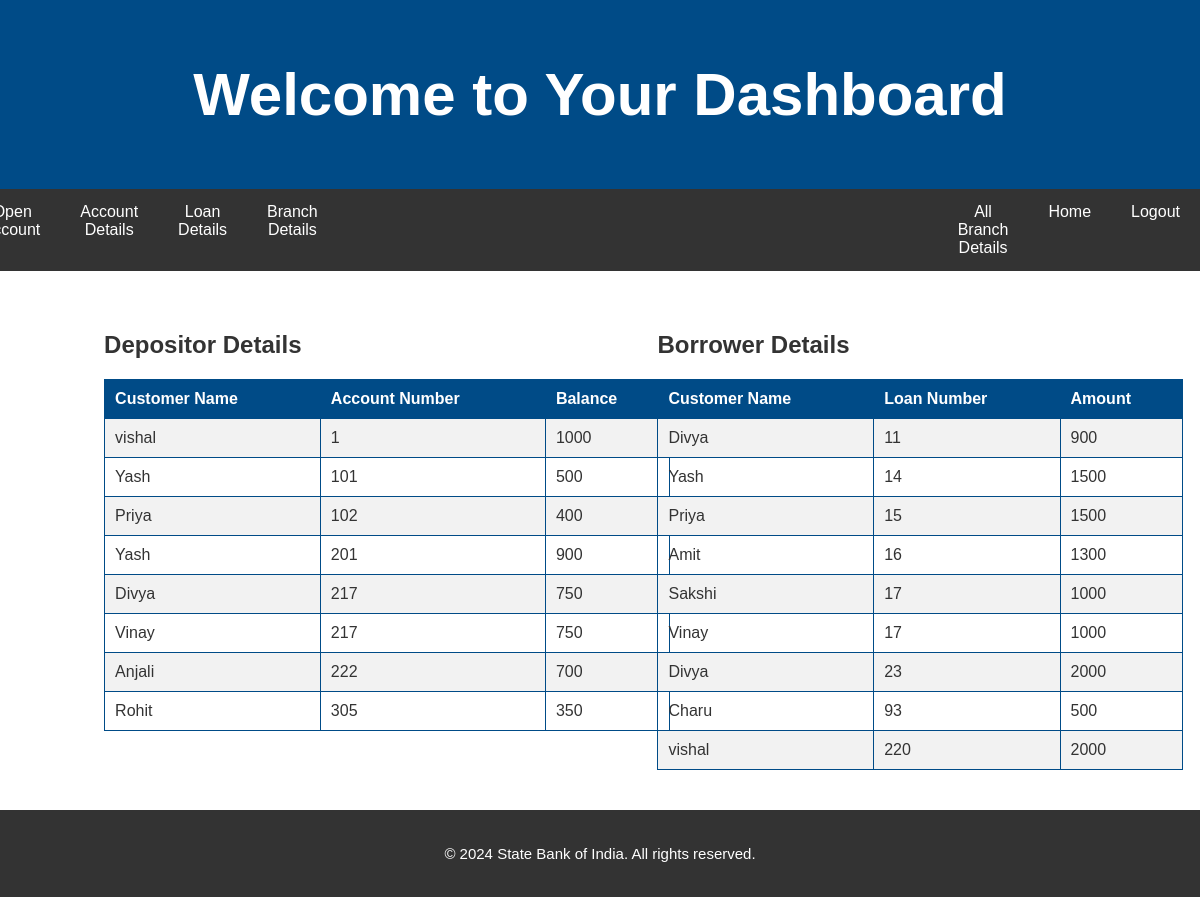
Page /dashboard.php (signed in) on the committed database.
### tables this page shows
CREATE TABLE `depositer` (
  `customer_name` varchar(15) NOT NULL,
  `account_number` int(8) NOT NULL
);

CREATE TABLE `account` (
  `account_number` int(8) NOT NULL,
  `branch_name` varchar(15) NOT NULL,
  `balance` int(8) NOT NULL,
  `DATE` date NOT NULL
);

CREATE TABLE `borrower` (
  `customer_name` varchar(15) NOT NULL,
  `loan_number` int(8) NOT NULL
);

CREATE TABLE `loan` (
  `loan_number` int(8) NOT NULL,
  `branch_name` varchar(15) NOT NULL,
  `amount` int(8) DEFAULT NULL
);

### dashboard.php (the view, shortened to what this page needs)
<?php
$link = mysqli_connect('localhost', 'root', '', '23BCS220');
$query_depositors = "SELECT depositer.customer_name, depositer.account_number, account.balance
                     FROM depositer
                     JOIN account ON depositer.account_number = account.account_number";
$result_depositors = mysqli_query($link, $query_depositors);
$query_borrowers = "SELECT borrower.customer_name, borrower.loan_number, loan.amount
                    FROM borrower
                    JOIN loan ON borrower.loan_number = loan.loan_number";
$result_borrowers = mysqli_query($link, $query_borrowers);
?>
<!DOCTYPE html>
<html lang="en">
<head>
</head>
<body>
    <header class="header">
        <h1>Welcome to Your Dashboard</h1>
    </header>
    <nav class="nav">
        <ul>
            <li><a href="https://localhost/dbms/account.php">Open account</a></li>
            <li><a href="https://localhost/dbms/view_account_details.php">Account Details</a></li>
            <li><a href="https://localhost/dbms/view_loan_details.php">Loan Details</a></li>
            <li><a href="https://localhost/dbms/view_branch_details.php">Branch Details</a></li>
            <li></li><li></li><li></li><li></li>  <li></li>  <li></li>  <li></li> <li></li> <li></li> <li></li> <li></li> <li></li> <li></li> <li></li> <li></li>
            <li><a href="https://localhost/dbms/view_all_branch_details.php">All Branch Details </a></li>
            <li><a href="https://localhost/dbms/bank2.html">Home</a></li>
            <li><a href="https://localhost/dbms/logout.php">Logout</a></li>
        </ul>
    </nav>
    <div class="container">
      <div>
        <h2 id="depositor detail">Depositor Details</h2>
        <?php if (mysqli_num_rows($result_depositors) > 0): ?>
            <table>
                <tr>
                    <th>Customer Name</th>
                    <th>Account Number</th>
                    <th>Balance</th>
                </tr>
                <?php while ($row = mysqli_fetch_assoc($result_depositors)): ?>
                <tr>
                    <td><?php echo htmlspecialchars($row['customer_name']); ?></td>
                    <td><?php echo htmlspecialchars($row['account_number']); ?></td>
                    <td><?php echo htmlspecialchars($row['balance']); ?></td>
                </tr>
                <?php endwhile; ?>
            </table>
        <?php else: ?>
            <p>No depositors found.</p>
        <?php endif; ?>
        </div>
        <br>
        <div>
        <h2 id="borrower detail">Borrower Details</h2>
        <?php if (mysqli_num_rows($result_borrowers) > 0): ?>
            <table>
                <tr>
                    <th>Customer Name</th>
                    <th>Loan Number</th>
                    <th>Amount  </th>
                </tr>
                <?php while ($row = mysqli_fetch_assoc($result_borrowers)): ?>
                <tr>
                    <td><?php echo htmlspecialchars($row['customer_name']); ?></td>
                    <td><?php echo htmlspecialchars($row['loan_number']); ?></td>
                    <td colspan="3"><?php echo htmlspecialchars($row['amount']); ?></td>
                </tr>
                <?php endwhile; ?>
            </table>
        <?php else: ?>
            <p>No borrowers found.</p>
        <?php endif; ?>
        </div>
    </div>
    <footer class="footer">
        <p>© 2024 State Bank of India. All rights reserved.</p>
    </footer>
</body>
</html>

### dashboard.php (style rules this page uses)
body { font-family: 'Arial', sans-serif; margin: 0; padding: 0; color: #333; }
.header, .footer { background-color: #004B87; color: #fff; text-align: center; padding: 20px; font-size: 30px; }
.nav { background-color: #333; overflow: hidden; }
.nav ul { list-style-type: none; margin: 0; padding: 0; display: flex; justify-content: flex-end; }
.nav ul li { padding: 14px 20px; }
.nav ul li a { color: white; text-align: center; text-decoration: none; display: block; }
.container { padding: 40px 5%; display: flex; flex: column; justify-content: space-around; }
table { width: 150%; border-collapse: collapse; margin-top: 20px; }
th, td { border: 1px solid #004B87; padding: 10px; text-align: left; }
th { background-color: #004B87; color: white; }
tr:nth-child(even) { background-color: #f2f2f2; }
.footer { padding: 20px; background-color: #333; color: white; text-align: center; font-size: 15px; }

### rows in the picture
depositer: customer_name "vishal", account_number "1", account_number.balance "1000"
depositer: customer_name "Yash", account_number "101", account_number.balance "500"
depositer: customer_name "Priya", account_number "102", account_number.balance "400"
depositer: customer_name "Yash", account_number "201", account_number.balance "900"
depositer: customer_name "Divya", account_number "217", account_number.balance "750"
depositer: customer_name "Vinay", account_number "217", account_number.balance "750"
depositer: customer_name "Anjali", account_number "222", account_number.balance "700"
depositer: customer_name "Rohit", account_number "305", account_number.balance "350"
borrower: customer_name "Divya", loan_number "11", loan_number.amount "900"
borrower: customer_name "Yash", loan_number "14", loan_number.amount "1500"
borrower: customer_name "Priya", loan_number "15", loan_number.amount "1500"
borrower: customer_name "Amit", loan_number "16", loan_number.amount "1300"
borrower: customer_name "Sakshi", loan_number "17", loan_number.amount "1000"
borrower: customer_name "Vinay", loan_number "17", loan_number.amount "1000"
borrower: customer_name "Divya", loan_number "23", loan_number.amount "2000"
borrower: customer_name "Charu", loan_number "93", loan_number.amount "500"
borrower: customer_name "vishal", loan_number "220", loan_number.amount "2000"
